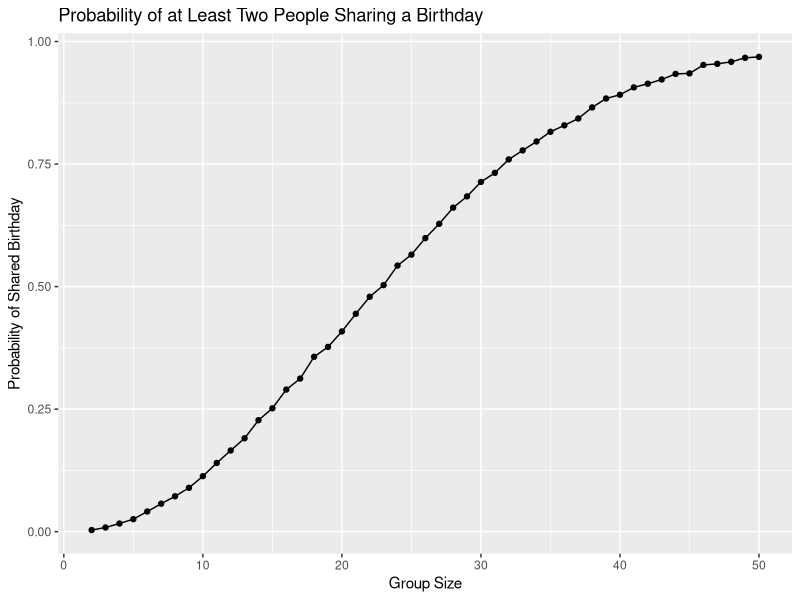
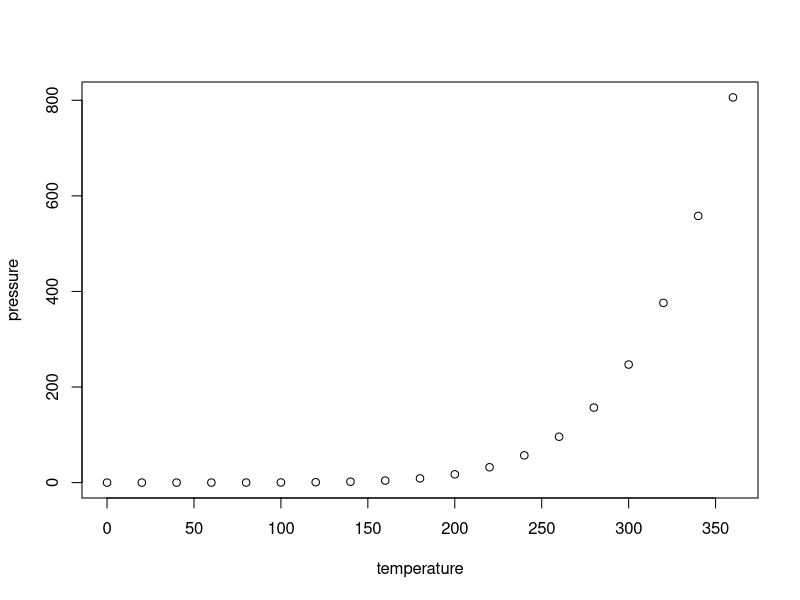

Write R code to recreate these figures, in order.
## ---- chunk 1
library(tidyverse)
## ---- chunk 2
birthday_simulation = function(n){
  birthday = sample(1:365, size = n, replace = TRUE)
  any(duplicated(birthday))
}
## ---- chunk 3
birthday_result = 
  expand_grid(
    group_size = 2:50,
    iteration = 1:10000
  ) |> 
  mutate(
    duplicate = map_lgl(group_size, birthday_simulation)
  )
## ---- chunk 4
birthday_summary = 
  birthday_result |> 
  group_by(group_size) |> 
  summarize(
    probability = mean(duplicate)
  )

birthday_summary |> 
  ggplot(aes(x = group_size, y = probability)) +
  geom_line() +
  geom_point() +
  labs(
    x = "Group Size",
    y = "Probability of Shared Birthday",
    title = "Probability of at Least Two People Sharing a Birthday"
  )
## ---- chunk 5
plot(pressure)
